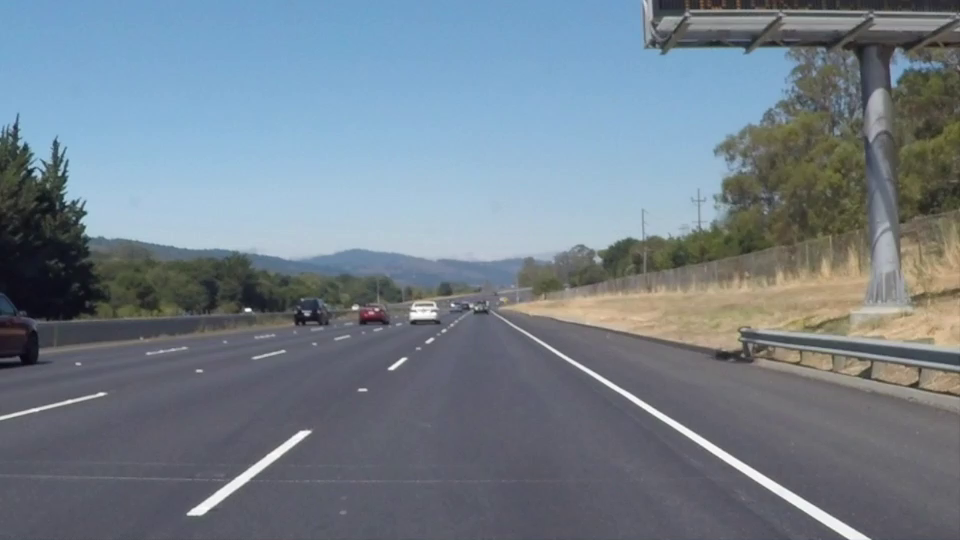
#> input picture scripts_aula/OpenCV_Sistemas_Autonomos_36_Exemplos/dados/pista_udacity.png, 960 x 540 px, found by its file name
$ python 29_roi_pista.py   (older library calls are emulated)
#> lines starting #> are read from the running program, lines starting #| are printed output that depends on the picture; after the words box and inside, x2 and y2 are one past the last pixel; in counts of white or black regions, pixels touching at a corner belong together
"""
EXEMPLO 29 - Região de interesse para percepção veicular

O QUE ESTE CÓDIGO FAZ
Limita a detecção a uma região trapezoidal de estrada.

COMO O CÓDIGO FUNCIONA
Desenha polígono e aplica bitwise_and antes do Canny.

POR QUE É IMPORTANTE NA DIREÇÃO AUTÔNOMA
Reduz bordas em céu, prédios ou vegetação, mas pode excluir objetos relevantes se mal calibrada.

COMO EXPLICAR AOS ALUNOS
Este exemplo representa uma etapa pequena de um pipeline de percepção. Observe a
imagem inicial, os valores numéricos apresentados no terminal e as imagens geradas.
Compare alterações de parâmetros mantendo as demais condições constantes.

ATIVIDADE PRÁTICA
Ajuste o trapézio para outra câmera frontal.

COMO EXECUTAR
python exemplos/29_roi_pista.py

SAÍDA
Uma ou mais figuras ou métricas serão salvas automaticamente em saidas/.
O programa pode ser executado diretamente: as funções estão neste próprio arquivo.
"""

import argparse
import csv
import json
import time
from pathlib import Path
import cv2
import numpy as np
import matplotlib
matplotlib.use("Agg")
import matplotlib.pyplot as plt

# Cada exemplo contém suas próprias funções; NÃO utiliza apoio.py.
# A pasta dados guarda apenas imagens de entrada. É permitido executar
# os exemplos em qualquer ordem, diretamente ou no Google Colab.
BASE = Path(__file__).resolve().parent.parent
DADOS = BASE / "dados"
RESULTADOS = BASE / "saidas" / Path(__file__).stem
RESULTADOS.mkdir(parents=True, exist_ok=True)


def ler(nome="pista_bev.png", cinza=False):
    """Abre uma imagem com verificação explícita de existência."""
#> called with nome = 'pista_udacity.png', cinza = False
    p = DADOS / nome
    imagem = cv2.imread(str(p), cv2.IMREAD_GRAYSCALE if cinza else cv2.IMREAD_COLOR)
#> imagem is the input picture: shape (540, 960, 3); mean B, G, R 138.4, 127.2, 114.8
    if imagem is None:
        raise FileNotFoundError(f"Imagem ausente: {p}. Execute o código com o ZIP extraído.")
    return imagem


def cinza(img):
    return cv2.cvtColor(img, cv2.COLOR_BGR2GRAY) if img.ndim == 3 else img


# [38 lines left out: functions sombra, molhado, selecionar_cena, normalize8, not called in this run]


def mostrar(paineis,titulos,nome="painel.png",colunas=3):
    """Salva painel, sem depender de janelas gráficas (compatível com Colab)."""
    n=len(paineis); linhas=(n+colunas-1)//colunas
    fig,ax=plt.subplots(linhas,colunas,figsize=(5*colunas,3.45*linhas),squeeze=False)
    for i, (im,t) in enumerate(zip(paineis,titulos)):
        a=ax.flat[i]
        if im.ndim==2: a.imshow(im,cmap="gray",vmin=0,vmax=255)
        else: a.imshow(cv2.cvtColor(im,cv2.COLOR_BGR2RGB))
        a.set_title(t,fontsize=11);a.axis("off")
    for a in ax.flat[n:]:a.axis("off")
    fig.tight_layout()
    p=RESULTADOS/nome
    fig.savefig(p,dpi=120,bbox_inches="tight");plt.close(fig)
    print("Figura gerada:",p)
    return p


# [60 lines left out: functions operadores, avaliacao, banco_direcional, tabela, not called in this run]


# ---------------- EXPERIMENTO DESTE EXEMPLO ----------------
i=ler("pista_udacity.png");h,w=i.shape[:2];p=np.array([[int(w*.1),h-1],[int(w*.45),int(h*.5)],[int(w*.56),int(h*.5)],[int(w*.95),h-1]]);m=np.zeros((h,w),np.uint8);cv2.fillConvexPoly(m,p,255);roi=cv2.bitwise_and(i,i,mask=m);e=cv2.Canny(cinza(roi),60,140);mostrar([i,roi,e],["Câmera real","ROI da pista","Canny na ROI"],colunas=3)
#> after `h, w = i.shape[:2]`: h = 540; w = 960
#> after `cv2.fillConvexPoly(m, p, 255)`:
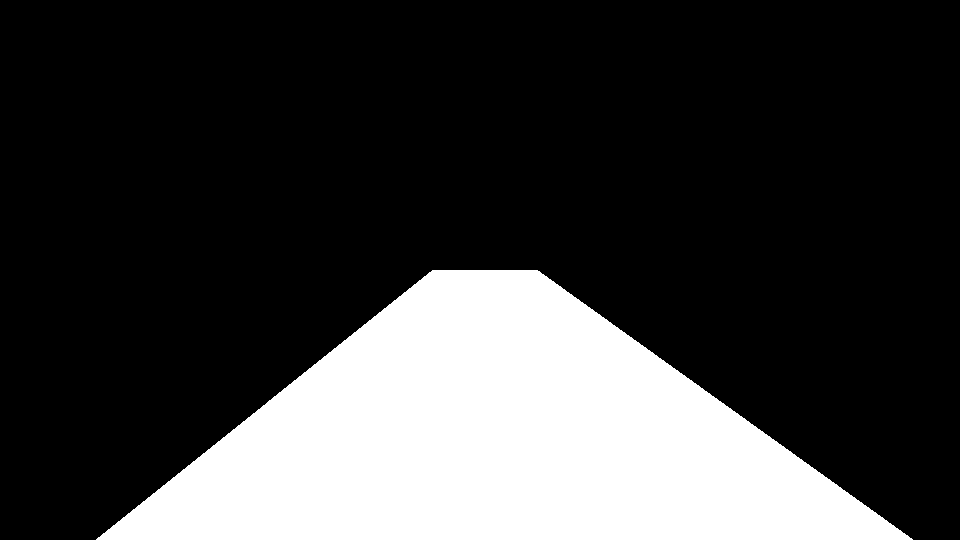
#> m: shape (540, 960); 24.1% white; 1 white region, box (x1, y1, x2, y2) and area: (96, 270, 913, 540) 124691
#> after `roi = cv2.bitwise_and(i, i, mask=m)`:
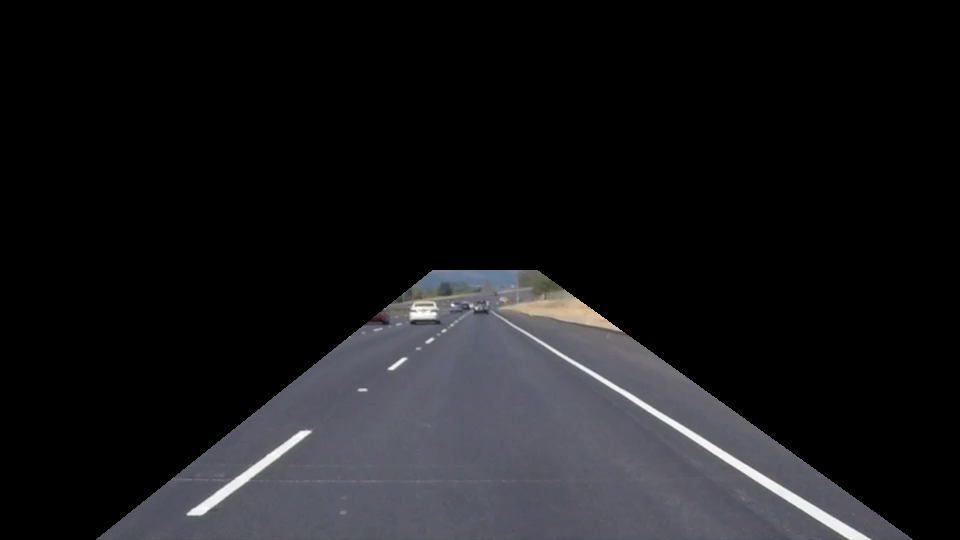
#> roi: shape (540, 960, 3); mean B, G, R 26.7, 24.3, 24.2
#> after `e = cv2.Canny(cinza(roi), 60, 140)`:
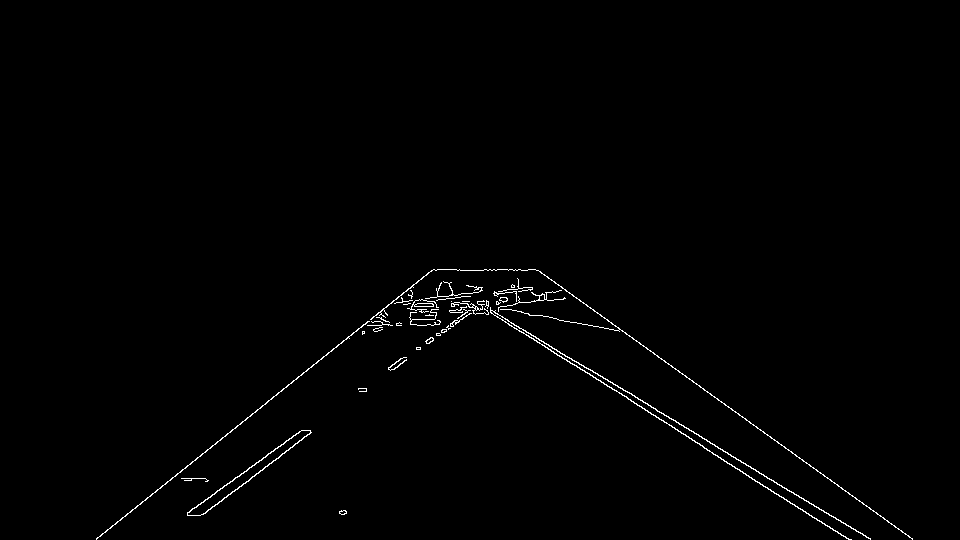
#> e: shape (540, 960); 0.81% white in thin lines or dots, all inside (x1, y1, x2, y2) = (96, 269, 913, 540)
#> in mostrar, `fig.savefig(p, dpi=120, bbox_inches='tight')`:
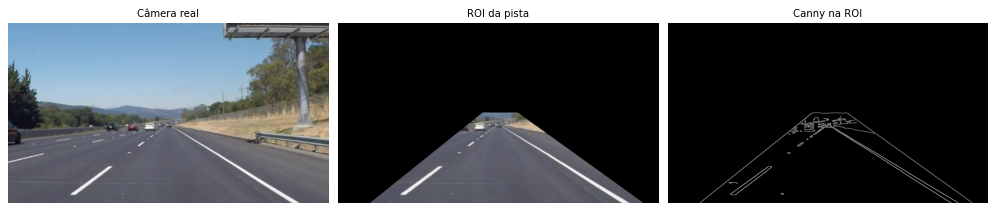
#> figure drawn by matplotlib, 3 panels
